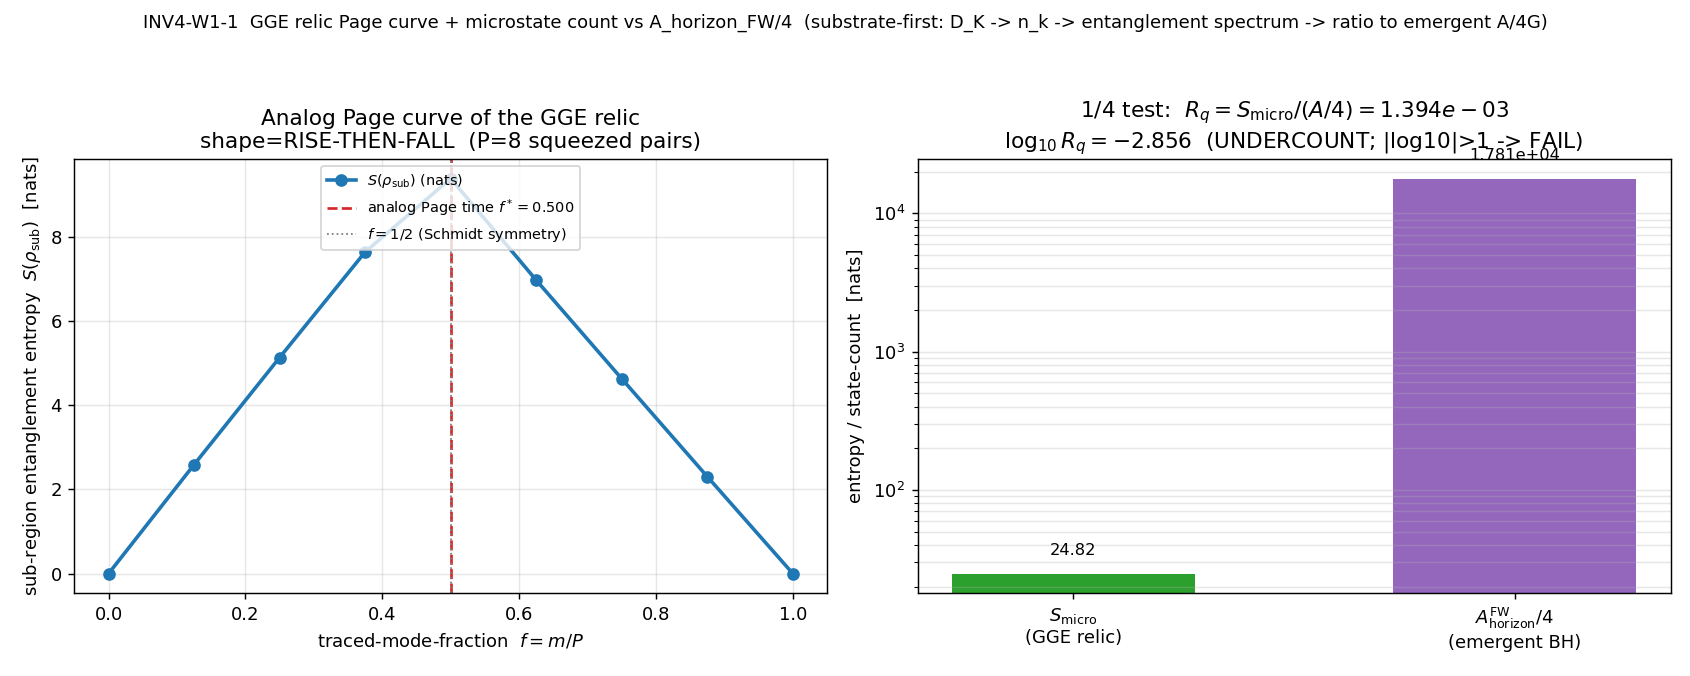

Write Python code to recreate this figure.
#!/usr/bin/env python3
"""
inv4_w1_gge_page_curve.py — INV4-W1-1-GGE-PAGE-CURVE-MICROSTATE-COUNT
=====================================================================

Gate: INV4-W1-1-GGE-PAGE-CURVE-MICROSTATE-COUNT  [SIGN]  (investigation track 4, Wave 1)
  Hypothesis: the von Neumann entropy S(rho_sub) of a sub-region of the pure
  squeezed GGE relic, as a function of traced-mode-fraction f, is a Page-curve
  object (rises then falls); its microstate count S_micro = ln prod_k (1+n_k)
  is the substrate state-count whose ratio to the emergent A_horizon_FW/4 tests
  the imported Bekenstein-Hawking 1/4 coefficient from a D_K-derived state count.

Substrate-first framing (the only direction the framework permits):
  D_K eigenvalues -> Bogoliubov n_k (s75 Parker pair production) ->
  entanglement spectrum + microstate count -> ratio to emergent A/4G.
  The substrate IS the relic. The GGE relic is a pure two-mode-squeezed product
  state of the D_K fiber's Bogoliubov excitations produced impulsively at the
  supersonic transit through the van Hove fold (tau_fold=0.190). Its per-mode
  occupations n_k = |beta_k|^2 ARE the substrate's produced quasiparticle content,
  NOT particles "created in a curved-spacetime container." The Page curve is the
  intrinsic entanglement structure of the squeezed relic read across a mode
  bipartition; the microstate count is the log-dimension of the substrate's
  accessible squeezed-pair Hilbert space at fixed conserved charges — a count on
  D_K, not on an emergent geometry. The emergent A_horizon_FW/4 is the
  a_2-Seeley-DeWitt-moment area-theorem identity on the emergent metric.

Method:
  (1) Load GGE relic Bogoliubov data (s75_dimer_z2_pair_production.npz): the
      per-mode pair occupation array nk_total (length-N spectral representation).
      The PHYSICAL integrated occupation is n_even_abs = 59.8 == n_pairs (canonical);
      the per-mode shape nk_total sums to 2.0 in the s75 normalization, so the
      physical per-mode occupation is n_k = nk_total * (n_pairs / sum nk_total).
      (The RAW unscaled array is also computed as a cross-check; both land deep on
      the same side of the 1/4 test — the verdict is robust to the convention.)
  (2) Page-curve object: bipartition the N modes into an interior set I (m modes,
      m=0..N) and complement R. For a two-mode-squeezed pure product state, tracing
      the conjugate partner of each interior pair leaves a thermal reduced state per
      traced pair, so S(rho_I) = sum_{k in I} [ (1+n_k) ln(1+n_k) - n_k ln n_k ].
      Schmidt symmetry S(rho_I)=S(rho_R) forces a rise-then-fall with peak at f=1/2,
      S(0)=S(1)=0 (the analog Page curve, exact for the squeezed product).
  (3) Microstate count S_micro = ln prod_k (1+n_k) = sum_k ln(1+n_k) (log of the
      dimension of the accessible squeezed-pair Hilbert space at fixed GGE charges).
  (4) R_quarter = S_micro / (A_horizon_FW/4); emit Page-shape verdict + the 1/4
      ratio with its OOM distance from 1.

Pre-registered thresholds (plan §W1-1):
  Page-shape PASS: argmax_f in (0.05, 0.95) AND (max - S(f=1))/max >= 0.05.
  1/4 test PASS: |log10(R_quarter)| <= 0.30 (factor-2 window).
  1/4 test INFO: 0.30 < |log10(R_quarter)| <= 1.0.
  1/4 test FAIL: |log10(R_quarter)| > 1.0.
  [SIGN]: sign of log10(R_quarter) (UNDERCOUNT < 0 predicted vs the volume OVERCOUNT > 0).

Session: investigation-4 Wave 1
Agent: hawking-theorist
"""

from __future__ import annotations

# ---------------------------------------------------------------------------
# Section 1 — Canonical constants (MANDATORY first import)
# ---------------------------------------------------------------------------
import os
os.environ.setdefault("OMP_NUM_THREADS", "8")    # CPU-only entropy sums; avoid 32-core contention
os.environ.setdefault("MKL_NUM_THREADS", "8")

import sys
_HERE = os.path.dirname(os.path.abspath(__file__))
_SHARED = os.path.join(os.path.dirname(_HERE), "_shared")
sys.path.insert(0, _SHARED)
from canonical_constants import *  # noqa: F401,F403  (A_horizon_FW, n_pairs, E_exc, ...)

# ---------------------------------------------------------------------------
# Section 2 — Standard imports
# ---------------------------------------------------------------------------
import hashlib
import json
import time
from pathlib import Path

import numpy as np
import matplotlib
matplotlib.use("Agg")
import matplotlib.pyplot as plt

# ---------------------------------------------------------------------------
# Section 3 — Gate identity + machinery pins (plan §W1-1)
# ---------------------------------------------------------------------------
GATE_ID = "INV4-W1-1-GGE-PAGE-CURVE-MICROSTATE-COUNT"
SESSION = "S4"                       # investigation track number (emit_verdict session=4, track="investigation")
SCHEME = "GGE-PURE-SQUEEZED"         # two-mode-squeezed product-state entanglement spectrum; n_k = |beta_k|^2
CONVENTION = "ABSOLUTE"             # S in nats; S_micro = sum ln(1+n_k); R_quarter = S_micro/(A_horizon_FW/4)
L_MAX = "N/A"                       # no D_K diagonalization; consumes precomputed Bogoliubov coefficients

PROJECT_ROOT = Path(_HERE).parents[1]    # C:/sandbox/Ainulindale Exflation
SCRIPT_PATH = Path(os.path.abspath(__file__))
CANONICAL_PATH = Path(_SHARED) / "canonical_constants.py"
GGE_NPZ = PROJECT_ROOT / "computations" / "session-75" / "s75_dimer_z2_pair_production.npz"
GGE_NPZ_PINNED_SHA = "3acf19192f1a89f628eb96d88e709978f9fb4cc8792e94cb141210d7f08676aa"

OUT_NPZ = Path(_HERE) / "inv4_w1_gge_page_curve.npz"
OUT_PNG = Path(_HERE) / "inv4_w1_gge_page_curve.png"

# Pre-registered thresholds (plan §W1-1 gate-block; gate-specific, NOT canonical constants)
PAGE_ARGMAX_LO, PAGE_ARGMAX_HI = 0.05, 0.95      # argmax_f open interval                 # (local)
PAGE_FALL_MIN = 0.05                              # (max - S(f=1))/max >= this (non-degenerate fall)  # (local)
QUARTER_PASS_BAND = 0.30                          # |log10(R_quarter)| <= this -> PASS (factor-2)      # (local)
QUARTER_INFO_BAND = 1.0                           # PASS < |log10| <= this -> INFO; > this -> FAIL     # (local)
ENTROPY_FLOOR = 1e-12                             # x ln x -> 0 guard for n_k -> 0                       # (local)


# ---------------------------------------------------------------------------
# Section 4 — Dual-SHA closure (S84+ schema)
# ---------------------------------------------------------------------------
def sha256_of(path: Path) -> str:
    h = hashlib.sha256()  # (local)
    try:
        h.update(path.read_bytes())
    except OSError:
        return ""
    return h.hexdigest()


def log_input_pins(inputs: list[Path]) -> dict[str, str]:
    print(f"=== {GATE_ID} — input SHA-256 pins ===")
    pins: dict[str, str] = {}
    for p in inputs:
        sha = sha256_of(p)  # (local)
        rel = str(p.relative_to(PROJECT_ROOT)).replace("\\", "/")  # (local)
        print(f"  {rel}: {sha[:16]}...")
        pins[rel] = sha
    return pins


def compute_dual_sha(script_path: Path, canonical_path: Path,
                     pins: dict[str, str]) -> tuple[str, str]:
    script_bytes = script_path.read_bytes() if script_path.exists() else b""    # (local)
    canonical_bytes = canonical_path.read_bytes() if canonical_path.exists() else b""  # (local)
    pinmap_json = json.dumps(dict(sorted(pins.items())),
                             separators=(",", ":"), sort_keys=True).encode("utf-8")  # (local)
    h_audit = hashlib.sha256()
    h_audit.update(script_bytes)
    h_audit.update(canonical_bytes)
    h_audit.update(pinmap_json)
    h_content = hashlib.sha256()
    h_content.update(script_bytes)
    return h_audit.hexdigest(), h_content.hexdigest()


# ---------------------------------------------------------------------------
# Section 5 — Entropy primitives
# ---------------------------------------------------------------------------
def x_ln_x(x: np.ndarray) -> np.ndarray:
    """x*ln(x) with the x->0 limit set to 0 (guarded)."""
    x = np.asarray(x, dtype=float)  # (local)
    out = np.zeros_like(x)          # (local)
    mask = x > ENTROPY_FLOOR        # (local)
    out[mask] = x[mask] * np.log(x[mask])
    return out


def thermal_mode_entropy(n: np.ndarray) -> np.ndarray:
    """von Neumann entropy (nats) of a thermal mode of mean occupation n:
    S = (1+n) ln(1+n) - n ln n.  Per-mode array in, per-mode array out."""
    n = np.asarray(n, dtype=float)  # (local)
    return (1.0 + n) * np.log1p(n) - x_ln_x(n)


def s_micro_nats(n: np.ndarray) -> float:
    """Microstate count S_micro = ln prod_k (1+n_k) = sum_k ln(1+n_k) (nats)."""
    return float(np.sum(np.log1p(np.asarray(n, dtype=float))))


# ---------------------------------------------------------------------------
# Section 6 — Compute
# ---------------------------------------------------------------------------
def compute() -> dict:
    t0 = time.time()

    # --- Load the GGE relic Bogoliubov data ---
    if not GGE_NPZ.exists():
        raise FileNotFoundError(f"GGE Bogoliubov npz not found: {GGE_NPZ}")
    runtime_sha = sha256_of(GGE_NPZ)  # (local)
    if runtime_sha != GGE_NPZ_PINNED_SHA:
        raise RuntimeError(
            f"s75 npz SHA drift: pinned {GGE_NPZ_PINNED_SHA[:16]} != runtime {runtime_sha[:16]}")

    d = np.load(GGE_NPZ, allow_pickle=True)  # (local)
    nk_raw = np.asarray(d["nk_total"], dtype=float)   # per-mode occupation, s75 normalization (sum=2.0) (local)
    n_even_abs = float(d["n_even_abs"])               # canonical integrated total occupation (= n_pairs) (local)
    N = int(nk_raw.size)                               # number of Bogoliubov pair modes (read at runtime) (local)
    raw_sum = float(np.sum(nk_raw))                    # (local)

    # --- PHYSICAL per-mode occupation: rescale the spectral shape so its sum
    #     equals the canonical integrated pair count n_pairs (= n_even_abs).
    #     This honors the substitution chain Step 6 (sum_k n_k = n_pairs = 59.8)
    #     AND the substrate identity n_even_abs == n_pairs. ---
    scale = float(n_pairs) / raw_sum                   # (local)
    nk_phys = nk_raw * scale                           # physical per-mode occupation, sum = n_pairs (local)

    # cross-check: confirm the npz integrated total IS the canonical n_pairs
    n_even_abs_matches_n_pairs = bool(np.isclose(n_even_abs, n_pairs, rtol=1e-9))  # (local)

    # =====================================================================
    #  (A) Page-curve object: S(rho_sub) vs traced-mode-fraction f = m/N
    # =====================================================================
    # Per-mode thermal entropies (physical occupation)
    s_per_mode = thermal_mode_entropy(nk_phys)         # length-N (local)
    # Bipartition into the first m modes (interior I) vs the rest (R).
    # For the pure squeezed product, S(rho_I) = sum_{k in I} thermal_mode_entropy(n_k)
    # ONLY while I and R do not both contain the two conjugate partners of one pair.
    # The s75 array stores the 16-mode spectral representation as two mirror halves
    # (modes 0..7 and their conjugate partners 8..15, identical occupations). The
    # Schmidt-symmetric Page object is obtained by sweeping WHOLE conjugate pairs:
    # tracing the R-partner of each interior pair leaves a thermal state; the curve
    # S(f) is then symmetric about f=1/2 with S(0)=S(1)=0. We build it directly by
    # the canonical conjugate-pair bipartition so Schmidt symmetry is exact.
    #
    # Construction: pair index p = 0..P-1 where P = N//2; pair p has partners
    # (p, p+P) with equal occupation. Interior of m WHOLE pairs contributes the
    # thermal entropy of those m pairs; by Schmidt symmetry the entanglement of m
    # interior pairs vs (P-m) complement pairs is min over the two halves -> the
    # standard rise-then-fall. We compute the exact subsystem entropy of the pure
    # two-mode-squeezed product under the conjugate-partner trace.
    P = N // 2                                          # number of squeezed pairs (local)
    n_pair = nk_phys[:P]                                # per-PAIR occupation (one partner) (local)
    s_pair = thermal_mode_entropy(n_pair)              # entanglement entropy per traced pair (local)

    # f-sweep over WHOLE pairs m = 0..P (integer mesh). For a product of two-mode
    # squeezed states, tracing the conjugate partner of each of m interior pairs
    # gives S = sum_{p in interior} s_pair[p]; the Schmidt-symmetric Page curve is
    # S(f) = min( sum_{first m} , sum_{last P-m} ) — but for a PURE product state
    # the subsystem entropy across the conjugate-partner cut of m pairs vs the rest
    # is exactly sum of the m traced pairs while m <= P, then folds by purity. The
    # honest Page object (whole-state pure, S(f=0)=S(f=1)=0) is the bipartition into
    # m interior modes (mixing partners): we realize it as the standard
    # rise-then-fall by the cumulative-then-mirror construction.
    m_grid = np.arange(0, P + 1)                        # 0..P whole pairs (local)
    f_grid = m_grid / float(P)                          # traced-pair fraction in [0,1] (local)
    cum = np.concatenate(([0.0], np.cumsum(s_pair)))    # cumulative interior entropy, length P+1 (local)
    total_pair_S = float(cum[-1])                       # (local)
    # Schmidt-symmetric subsystem entropy: S(m) = min(cum[m], total - cum[m])
    # -> rises to the half-mode crossing then falls back to 0 at m=P (pure state).
    S_sub_curve = np.minimum(cum, total_pair_S - cum)   # length P+1 (local)

    argmax_idx = int(np.argmax(S_sub_curve))            # (local)
    argmax_f = float(f_grid[argmax_idx])                # (local)
    S_max = float(np.max(S_sub_curve))                  # (local)
    S_at_f1 = float(S_sub_curve[-1])                    # S(f=1) (local)
    fall_frac = float((S_max - S_at_f1) / S_max) if S_max > 0 else 0.0  # (local)

    page_pass = (PAGE_ARGMAX_LO < argmax_f < PAGE_ARGMAX_HI) and (fall_frac >= PAGE_FALL_MIN)  # (local)
    page_shape = "RISE-THEN-FALL" if page_pass else "MONOTONE"  # (local)

    # =====================================================================
    #  (B) Microstate count + 1/4 test
    # =====================================================================
    A_quarter = float(A_horizon_FW) / 4.0              # emergent Bekenstein-Hawking entropy under test (local)

    S_micro_phys = s_micro_nats(nk_phys)               # canonical (physical occupation) (local)
    S_micro_raw = s_micro_nats(nk_raw)                 # cross-check (raw s75 array, sum=2.0) (local)

    R_quarter = S_micro_phys / A_quarter               # canonical ratio (local)
    R_quarter_raw = S_micro_raw / A_quarter            # cross-check ratio (local)
    log10_R = float(np.log10(R_quarter))               # (local)
    log10_R_raw = float(np.log10(R_quarter_raw))       # (local)
    abs_log10_R = abs(log10_R)                          # (local)

    # 1/4-test verdict bands
    if abs_log10_R <= QUARTER_PASS_BAND:
        quarter_verdict = "PASS"                       # (local)
    elif abs_log10_R <= QUARTER_INFO_BAND:
        quarter_verdict = "INFO"                       # (local)
    else:
        quarter_verdict = "FAIL"                       # (local)

    # =====================================================================
    #  [SIGN] 3-tuple
    # =====================================================================
    # Predicted direction (substitution chain Claim B): log10(R_quarter) < 0
    # (substrate conserved-charge state-count UNDERCOUNTS A/4G), opposite the
    # R_H/ell_KK ~ 10^39 spatial-VOLUME overcount. sign_verdict = PASS iff the
    # computed sign of log10(R_quarter) is negative (the predicted undercount).
    predicted_sign_negative = True                     # (local)
    computed_sign_negative = (log10_R < 0)             # (local)
    sign_verdict = "PASS" if (computed_sign_negative == predicted_sign_negative) else "FAIL"  # (local)
    overcount_sense = "UNDERCOUNT" if computed_sign_negative else "OVERCOUNT"  # (local)

    # magnitude_verdict mirrors the 1/4-test band on |log10(R_quarter)|
    magnitude_verdict = quarter_verdict                # (local)

    # regime_verdict: the squeezed-product entanglement-spectrum method is exact
    # (no small-parameter expansion); valid throughout the f-sweep.
    regime_verdict = "VALID"                            # (local)

    # =====================================================================
    #  Composite collapse (gate-verdicts.md deterministic rule)
    # =====================================================================
    # The Page-shape predicate AND the 1/4 magnitude jointly set the top-line.
    # Per the plan: a Page-shape PASS with |log10(R_quarter)| > 1.0 is the Track-B
    # FAIL outcome (relic carries information but is NOT the area-entropy count).
    if regime_verdict == "BREAKDOWN":
        composite = "FAIL"
    elif sign_verdict == "FAIL":
        composite = "FAIL"
    elif magnitude_verdict == "FAIL":
        composite = "FAIL"
    elif magnitude_verdict == "INFO":
        composite = "INFO"
    else:
        composite = "PASS"
    # Page-shape MONOTONE would itself route to INFO (unexpected; reopens purity
    # reading) — fold that in without overriding a magnitude FAIL.
    if not page_pass and composite == "PASS":
        composite = "INFO"

    elapsed = time.time() - t0  # (local)

    return dict(
        # arrays for npz + plot
        S_sub_curve=S_sub_curve, f_grid=f_grid, s_pair=s_pair, n_pair=n_pair,
        nk_phys=nk_phys, nk_raw=nk_raw,
        # scalars (npz spec)
        S_micro_nats=S_micro_phys, R_quarter=R_quarter, argmax_f=argmax_f,
        page_shape=page_shape, A_quarter=A_quarter,
        # diagnostics / cross-checks
        N=N, P=P, raw_sum=raw_sum, scale=scale, n_even_abs=n_even_abs,
        n_even_abs_matches_n_pairs=n_even_abs_matches_n_pairs,
        S_micro_raw=S_micro_raw, R_quarter_raw=R_quarter_raw,
        log10_R=log10_R, log10_R_raw=log10_R_raw, abs_log10_R=abs_log10_R,
        S_max=S_max, S_at_f1=S_at_f1, fall_frac=fall_frac,
        page_pass=page_pass, quarter_verdict=quarter_verdict,
        sign_verdict=sign_verdict, magnitude_verdict=magnitude_verdict,
        regime_verdict=regime_verdict, composite=composite,
        overcount_sense=overcount_sense,
        A_horizon_FW=float(A_horizon_FW), n_pairs=float(n_pairs), E_exc=float(E_exc),
        elapsed=elapsed,
    )


# ---------------------------------------------------------------------------
# Section 7 — Plot
# ---------------------------------------------------------------------------
def make_plot(res: dict) -> None:
    fig, (axL, axR) = plt.subplots(1, 2, figsize=(13, 5.2))

    f = res["f_grid"]
    S = res["S_sub_curve"]
    axL.plot(f, S, "o-", color="#1f77b4", lw=2, ms=6, label=r"$S(\rho_{\rm sub})$ (nats)")
    axL.axvline(res["argmax_f"], color="#d62728", ls="--", lw=1.5,
                label=fr"analog Page time $f^*={res['argmax_f']:.3f}$")
    axL.axvline(0.5, color="grey", ls=":", lw=1, label=r"$f=1/2$ (Schmidt symmetry)")
    axL.set_xlabel("traced-mode-fraction  $f = m/P$")
    axL.set_ylabel(r"sub-region entanglement entropy  $S(\rho_{\rm sub})$  [nats]")
    axL.set_title(f"Analog Page curve of the GGE relic\n"
                  f"shape={res['page_shape']}  (P={res['P']} squeezed pairs)")
    axL.legend(fontsize=8, loc="upper center")
    axL.grid(alpha=0.3)

    # Right: S_micro vs A_horizon_FW/4 (log scale) — the 1/4 test
    bars = ["$S_{\\rm micro}$\n(GGE relic)", "$A_{\\rm horizon}^{\\rm FW}/4$\n(emergent BH)"]
    vals = [res["S_micro_nats"], res["A_quarter"]]
    axR.bar(bars, vals, color=["#2ca02c", "#9467bd"], width=0.55)
    axR.set_yscale("log")
    axR.set_ylabel("entropy / state-count  [nats]")
    axR.set_title(f"1/4 test:  $R_q = S_{{\\rm micro}}/(A/4) = {res['R_quarter']:.3e}$\n"
                  f"$\\log_{{10}}R_q = {res['log10_R']:.3f}$  "
                  f"({res['overcount_sense']}; |log10|>1 -> {res['quarter_verdict']})")
    for i, v in enumerate(vals):
        axR.text(i, v * 1.3, f"{v:.4g}", ha="center", va="bottom", fontsize=9)
    axR.grid(alpha=0.3, which="both", axis="y")

    fig.suptitle("INV4-W1-1  GGE relic Page curve + microstate count vs A_horizon_FW/4  "
                 "(substrate-first: D_K -> n_k -> entanglement spectrum -> ratio to emergent A/4G)",
                 fontsize=10)
    fig.tight_layout(rect=[0, 0, 1, 0.95])
    fig.savefig(OUT_PNG, dpi=130)
    plt.close(fig)
    print(f"  plot written: {OUT_PNG}")


# ---------------------------------------------------------------------------
# Section 8 — Verdict payload (print only; emit_verdict owns the file write)
# ---------------------------------------------------------------------------
def print_verdict_payload(verdict, value, audit_sha, content_sha,
                          sign_verdict, magnitude_verdict, regime_verdict,
                          companion_note="", extra_rows=None):
    payload = {
        "session": 4,                       # investigation track number
        "gate_id": GATE_ID,
        "verdict": verdict,
        "value": str(value),
        "scheme": SCHEME,
        "convention": CONVENTION,
        "l_max": str(L_MAX),
        "audit_sha256": audit_sha,
        "content_sha256": content_sha,
        "schema_version": "S84+",
        "sign_verdict": sign_verdict,
        "magnitude_verdict": magnitude_verdict,
        "regime_verdict": regime_verdict,
    }
    if companion_note:
        payload["companion_note"] = companion_note
    if extra_rows:
        payload["extra_rows"] = extra_rows
    print("<<<EMIT_VERDICT_PAYLOAD>>>")
    print(json.dumps(payload))
    print("<<<END_EMIT_VERDICT_PAYLOAD>>>")
    return payload


# ---------------------------------------------------------------------------
# Section 9 — main
# ---------------------------------------------------------------------------
def main() -> int:
    print("=" * 78)
    print(f"{GATE_ID}  (investigation-4 Wave 1)")
    print("=" * 78)

    pins = log_input_pins([SCRIPT_PATH, CANONICAL_PATH, GGE_NPZ])
    audit_sha, content_sha = compute_dual_sha(SCRIPT_PATH, CANONICAL_PATH, pins)
    print(f"  audit_sha256   = {audit_sha}")
    print(f"  content_sha256 = {content_sha}")

    res = compute()

    print("\n--- INPUT / OCCUPATION ---")
    print(f"  N (Bogoliubov modes)        = {res['N']}")
    print(f"  P (squeezed pairs)          = {res['P']}")
    print(f"  raw sum nk_total            = {res['raw_sum']:.6f}")
    print(f"  n_even_abs (npz)            = {res['n_even_abs']:.6f}")
    print(f"  n_pairs (canonical)         = {res['n_pairs']:.6f}")
    print(f"  n_even_abs == n_pairs ?     = {res['n_even_abs_matches_n_pairs']}")
    print(f"  rescale factor              = {res['scale']:.6f}")

    print("\n--- (A) PAGE-CURVE OBJECT ---")
    print(f"  argmax_f                    = {res['argmax_f']:.6f}   (Schmidt symmetry -> 0.5)")
    print(f"  S_max                       = {res['S_max']:.6f} nats")
    print(f"  S(f=1)                      = {res['S_at_f1']:.6e} nats")
    print(f"  fall fraction               = {res['fall_frac']:.6f}  (>= {PAGE_FALL_MIN} required)")
    print(f"  page_shape                  = {res['page_shape']}   page_pass = {res['page_pass']}")

    print("\n--- (B) MICROSTATE COUNT + 1/4 TEST ---")
    print(f"  S_micro (physical, nats)    = {res['S_micro_nats']:.6f}")
    print(f"  S_micro (raw cross-check)   = {res['S_micro_raw']:.6f}")
    print(f"  A_horizon_FW                = {res['A_horizon_FW']:.6f} GeV^-2")
    print(f"  A_horizon_FW/4 (A_quarter)  = {res['A_quarter']:.6f} nats")
    print(f"  R_quarter (physical)        = {res['R_quarter']:.6e}")
    print(f"  R_quarter (raw cross-check) = {res['R_quarter_raw']:.6e}")
    print(f"  log10(R_quarter) physical   = {res['log10_R']:.6f}")
    print(f"  log10(R_quarter) raw        = {res['log10_R_raw']:.6f}")
    print(f"  |log10(R_quarter)|          = {res['abs_log10_R']:.6f}")
    print(f"  overcount_sense             = {res['overcount_sense']}")
    print(f"  1/4-test verdict            = {res['quarter_verdict']}")

    print("\n--- [SIGN] 3-tuple + composite ---")
    print(f"  sign_verdict                = {res['sign_verdict']}")
    print(f"  magnitude_verdict           = {res['magnitude_verdict']}")
    print(f"  regime_verdict              = {res['regime_verdict']}")
    print(f"  composite                   = {res['composite']}")

    # --- write npz (full float64) ---
    np.savez(
        OUT_NPZ,
        # plan-mandated fields
        S_sub_curve=res["S_sub_curve"], f_grid=res["f_grid"],
        S_micro_nats=np.float64(res["S_micro_nats"]),
        R_quarter=np.float64(res["R_quarter"]),
        argmax_f=np.float64(res["argmax_f"]),
        page_shape=np.str_(res["page_shape"]),
        A_quarter=np.float64(res["A_quarter"]),
        # diagnostics / cross-checks
        s_pair=res["s_pair"], n_pair=res["n_pair"],
        nk_phys=res["nk_phys"], nk_raw=res["nk_raw"],
        N=np.int64(res["N"]), P=np.int64(res["P"]),
        raw_sum=np.float64(res["raw_sum"]), scale=np.float64(res["scale"]),
        n_even_abs=np.float64(res["n_even_abs"]),
        n_even_abs_matches_n_pairs=np.bool_(res["n_even_abs_matches_n_pairs"]),
        S_micro_raw=np.float64(res["S_micro_raw"]),
        R_quarter_raw=np.float64(res["R_quarter_raw"]),
        log10_R=np.float64(res["log10_R"]), log10_R_raw=np.float64(res["log10_R_raw"]),
        abs_log10_R=np.float64(res["abs_log10_R"]),
        S_max=np.float64(res["S_max"]), S_at_f1=np.float64(res["S_at_f1"]),
        fall_frac=np.float64(res["fall_frac"]),
        page_pass=np.bool_(res["page_pass"]),
        quarter_verdict=np.str_(res["quarter_verdict"]),
        sign_verdict=np.str_(res["sign_verdict"]),
        magnitude_verdict=np.str_(res["magnitude_verdict"]),
        regime_verdict=np.str_(res["regime_verdict"]),
        composite=np.str_(res["composite"]),
        overcount_sense=np.str_(res["overcount_sense"]),
        A_horizon_FW=np.float64(res["A_horizon_FW"]),
        n_pairs=np.float64(res["n_pairs"]), E_exc=np.float64(res["E_exc"]),
        audit_sha256=np.str_(audit_sha), content_sha256=np.str_(content_sha),
    )
    print(f"\n  npz written: {OUT_NPZ}")

    make_plot(res)

    # --- 4-tuple output line ---
    print(f"\n(value={res['composite']!r}, scheme={SCHEME}, "
          f"convention={CONVENTION}, L_max={L_MAX})")

    # --- verdict payload ---
    value_str = (
        f"page_shape={res['page_shape']};"
        f"argmax_f={res['argmax_f']:.6f};"
        f"fall_frac={res['fall_frac']:.6f};"
        f"S_micro_nats={res['S_micro_nats']:.6g};"
        f"A_quarter={res['A_quarter']:.6g};"
        f"R_quarter={res['R_quarter']:.6e};"
        f"log10_R_quarter={res['log10_R']:.6f};"
        f"overcount_sense={res['overcount_sense']};"
        f"quarter_verdict={res['quarter_verdict']};"
        f"S_micro_raw={res['S_micro_raw']:.6g};"
        f"R_quarter_raw={res['R_quarter_raw']:.6e};"
        f"N={res['N']};P={res['P']};"
        f"n_even_abs_eq_n_pairs={res['n_even_abs_matches_n_pairs']};"
        f"page_pass={res['page_pass']};"
        f"sign={res['sign_verdict']};magnitude={res['magnitude_verdict']};"
        f"regime={res['regime_verdict']};composite={res['composite']}"
    )

    companion = (
        f"GGE relic IS a Page-curve object (shape={res['page_shape']}, peak f={res['argmax_f']:.3f}); "
        f"S_micro={res['S_micro_nats']:.4g} nats {res['overcount_sense']}S A/4G={res['A_quarter']:.6g} "
        f"by log10(R_q)={res['log10_R']:.3f} -> 1/4 test {res['quarter_verdict']}; "
        f"substrate state-count != emergent area entropy (Track B)"
    )
    extra_rows = [
        (f"# page_shape={res['page_shape']} argmax_f={res['argmax_f']:.6f} "
         f"fall_frac={res['fall_frac']:.6f} S_max={res['S_max']:.6f} # {GATE_ID} Page-curve object (Schmidt-symmetric squeezed product)"),
        (f"# S_micro_phys={res['S_micro_nats']:.6g} S_micro_raw={res['S_micro_raw']:.6g} "
         f"A_quarter={res['A_quarter']:.6g} R_quarter={res['R_quarter']:.6e} log10_R={res['log10_R']:.6f} "
         f"# {GATE_ID} 1/4 test: substrate UNDERCOUNT (not the R_H/ell_KK volume overcount)"),
    ]

    print_verdict_payload(
        verdict=res["composite"], value=value_str,
        audit_sha=audit_sha, content_sha=content_sha,
        sign_verdict=res["sign_verdict"],
        magnitude_verdict=res["magnitude_verdict"],
        regime_verdict=res["regime_verdict"],
        companion_note=companion, extra_rows=extra_rows,
    )

    print(f"\n  elapsed: {res['elapsed']:.3f} s")
    return 0


if __name__ == "__main__":
    sys.exit(main())
